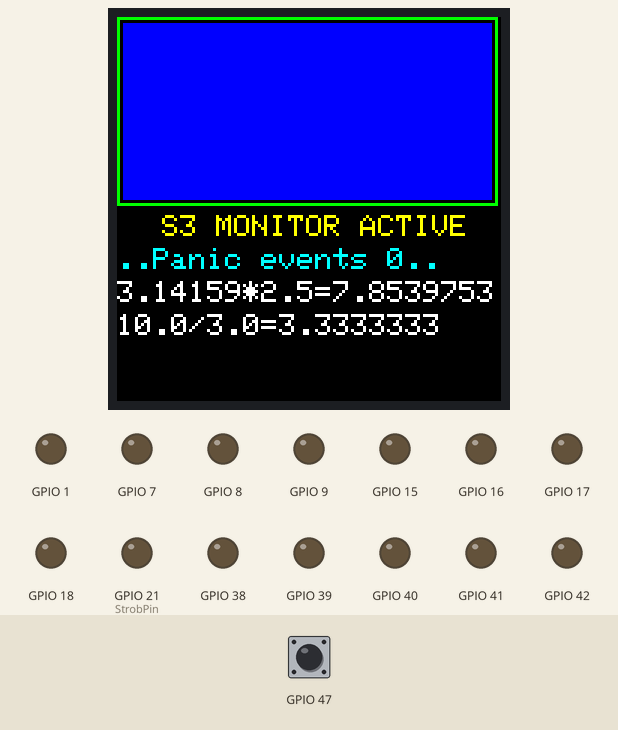
This program was run on a simulated ESP32-S3. On the bench: 128×128 colour display, output pins drawn as LEDs (lit = HIGH). The test bench sets the inputs (shaded band); at power-on: GPIO 47 HIGH. EEPROM starts erased; what the program prints to the serial monitor is not drawn.

Above: at 5.2 s.
5.3 s: GPIO 47 pulled LOW for 0.15 s
At 6.5 s:
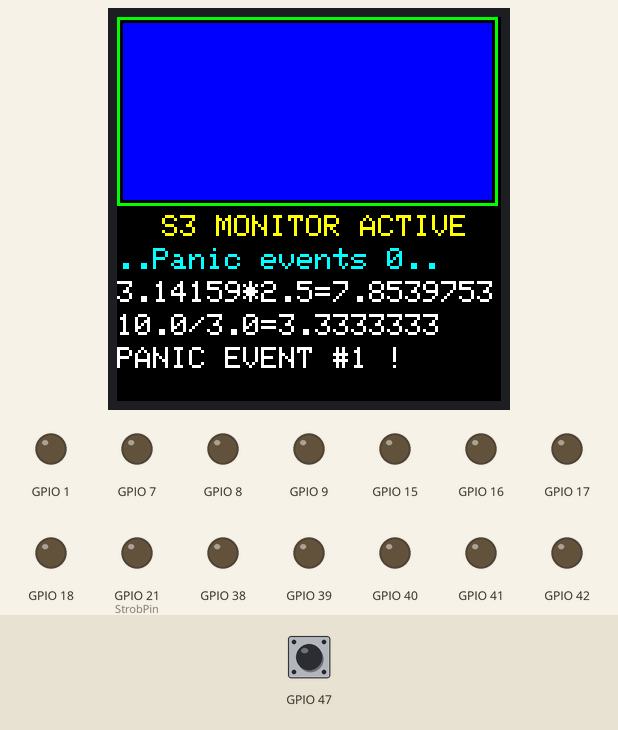
6.9 s: GPIO 47 pulled LOW for 1 s
At 7.9 s:
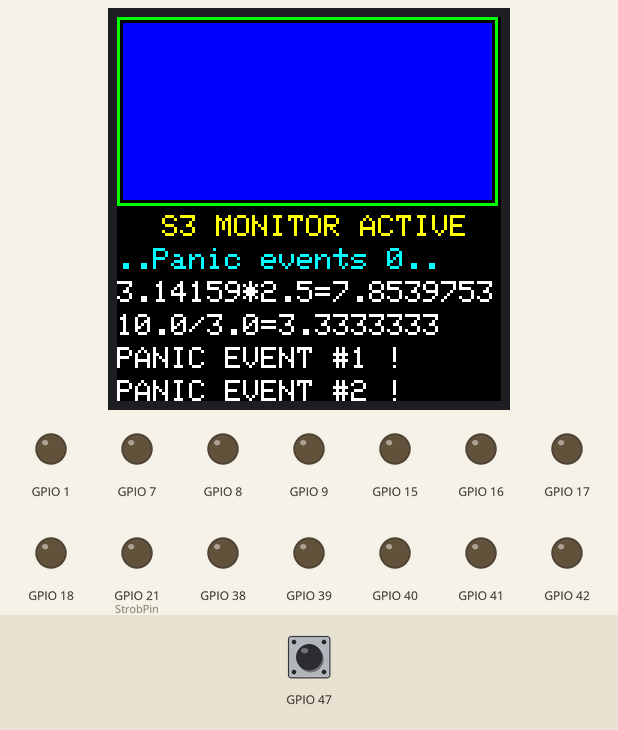
9.4 s: GPIO 47 pulled LOW for 0.15 s
At 10.4 s:
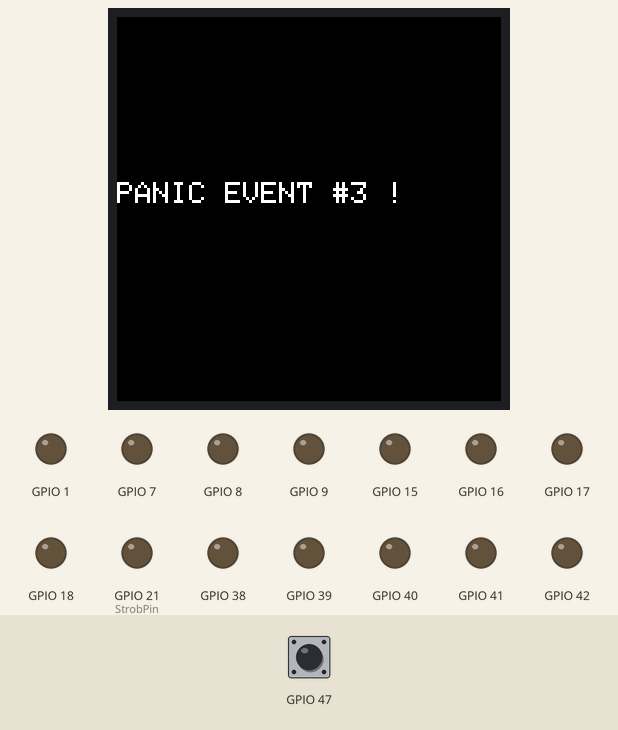
11.0 s: GPIO 47 pulled LOW for 1 s
At 12.2 s:
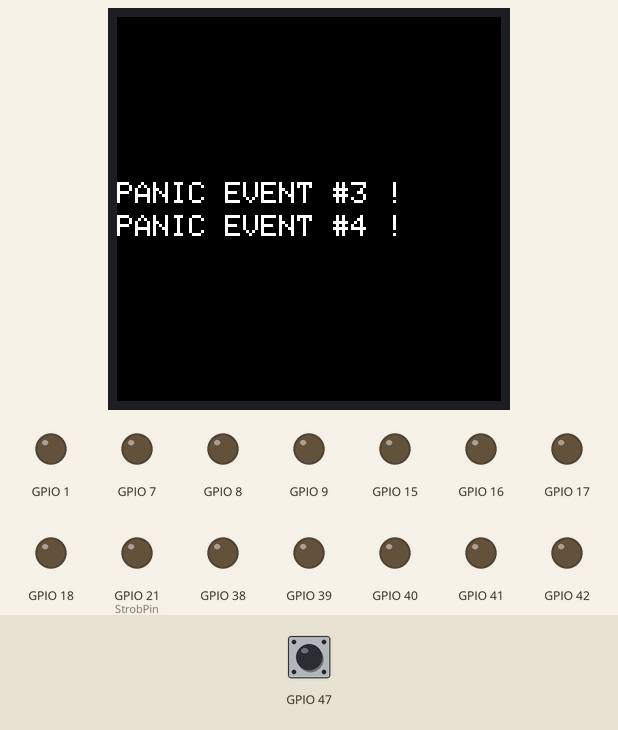
Timing chart, 0 to 14.0 s (numbered marks = the images above; inputs shaded):
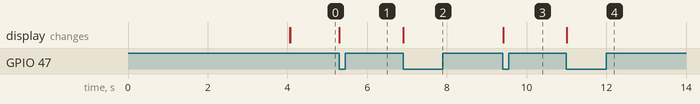

The program:

main.cpp
```cpp
#include <Arduino.h>
#include <math.h>
#include <Preferences.h> // Include the NVS wrapper
#include <string>         // C++ Standard String library
#include <string_view>    // C++17 header for high-performance string handling
                          // Just to data members: a pointer and a length.
                          // Does not created a copy in memory. Read-only.
#include <Adafruit_GFX.h>
#include <Adafruit_SSD1351.h>
#include <Adafruit_NeoPixel.h>
#include <SPI.h>
#include "unused_gpio.h"

// WS2812 Configuration
#define WS2812_PIN      48
#define NUM_LEDS        1
#define LED_BRIGHTNESS  8  // 0-255 (adjust to your preference)
#define LED_TYPE        (NEO_GRB + NEO_KHZ800)

//C++: Namespaces & Constexpr ---
namespace Config {
    // 'constexpr' tells the compiler this value is known at compile-time.
    // It is more efficient than 'const' and safer than '#define'.

    constexpr int BtnPanic = 47;
    //constexpr int LedPin    = 2;
    constexpr int StrobPin  = 21;

    // HMI Navigation Buttons
    constexpr int BtnUp    = 4;
    constexpr int BtnDown  = 5;
    constexpr int BtnEnter = 6;

    // OLED SPI Pins (FSPI Hardware Primary)
    constexpr int OLED_CS   = 10;
    constexpr int OLED_MOSI = 11;
    constexpr int OLED_SCLK = 12;
    constexpr int OLED_DC   = 13;
    constexpr int OLED_RST  = 14;

    constexpr int ScreenWidth  = 128;
    constexpr int ScreenHeight = 128;

     // RGB Led
    constexpr int LedPin = WS2812_PIN;

     // Color definitions
    constexpr int TFT_WHITE = 0xFFFF;
    constexpr int TFT_BLUE = 0x001F;
    constexpr int TFT_GREEN = 0x07E0;
    constexpr int TFT_CYAN = 0x07FF;
    constexpr int TFT_MAGENTA = 0x07FF;
    constexpr int TFT_RED = 0xF800;
    constexpr int TFT_YELLOW = 0xFFE0;
    constexpr int TFT_PINK = 0xFE19;
    constexpr int TFT_ORANGE = 0xFDA0;
    constexpr int TFT_BLACK = 0x0000;

}

// Global Objects
Preferences prefs;
SemaphoreHandle_t panicSemaphore;
QueueHandle_t displayQueue;
Adafruit_SSD1351 tft = Adafruit_SSD1351(Config::ScreenWidth, Config::ScreenHeight, &SPI, Config::OLED_CS, Config::OLED_DC, Config::OLED_RST);
Adafruit_NeoPixel ws2812(NUM_LEDS, WS2812_PIN, LED_TYPE);

int LineNumber = 0;
char MsgBuf[30];        // ! only 21 characters per line can be displayed on OLED

struct DisplayMsg {
    char text[32];
    uint16_t color;
};

// Function Prototypes
void IRAM_ATTR handleButtonInterrupt();
void panicTask(void *pvParameters);
void heartbeatTask(void *pvParameters);
void initOLED();
void espInfo();
void gpioConfig();
void rdPanicCounter();
void displayTask(void* pvParameters);
void logStatus(const char*, uint16_t);
void FloatingMathExercise();
void GFXGraphicsExercise();

void setup() {
    // Delay to warm up
    delay(1000);
    Serial.begin(115200);
    delay(3000);

    //Terminate unused GPIOs EARLY (before peripheral init)
    ConfigureUnusedGpios();

    // Configure Hardware using our Namespace
    gpioConfig();

    //Initialioze OLED on start up
    initOLED();

    // GFX Graphics exercise
    GFXGraphicsExercise();

    // Pulling ESP3-S3 HW Information
    espInfo();

    // Reading "Panic Count" on start up
    //rdPanicCounter();

    // Create a Queue for Display only 1 Msg
    displayQueue = xQueueCreate(1, sizeof(DisplayMsg));

    // Create the Binary Semaphore for ISR
    panicSemaphore = xSemaphoreCreateBinary();

    // Attach Interrupt to (BtnPanic)
    attachInterrupt(digitalPinToInterrupt(Config::BtnPanic), handleButtonInterrupt, FALLING);

    // Panic Handler Task (Highest Priority: 3) on Core 1
    xTaskCreatePinnedToCore(panicTask, "Panic", 4096, NULL, 3, NULL, 1);

    // Standard Heartbeat (Priority: 0) on Core 0
    xTaskCreatePinnedToCore(heartbeatTask, "Heartbeat", 4096, NULL, 0, NULL, 0);

    // Create Display Task (Priority: 1) on Core 0
    xTaskCreatePinnedToCore(displayTask, "OLED_Task", 4096, NULL, 1, NULL, 0);

    //logStatus("Setup() Completed...", Config::TFT_CYAN);

    // Reading "Panic Count" on start up
    rdPanicCounter();

    // Floating Math Exercise
    FloatingMathExercise();
}

void loop() {
    // Arduino task is no longer needed
    vTaskDelete(NULL);
}

// --- Interrupt Service Routine (ISR) ---
// IRAM_ATTR ensures this runs from RAM, critical for S3 stability
void IRAM_ATTR handleButtonInterrupt() {

    static BaseType_t xHigherPriorityTaskWoken = pdFALSE;

    // Notify the task that the button was pressed
    xSemaphoreGiveFromISR(panicSemaphore, &xHigherPriorityTaskWoken);

    // If the panic task has higher priority, this forces a context switch
    // immediately upon exiting the ISR for "instant" feel.

    if (xHigherPriorityTaskWoken) {
        portYIELD_FROM_ISR();
    }
}

void initOLED() {
    // Initialize SPI with our custom pins
    SPI.begin(Config::OLED_SCLK, -1, Config::OLED_MOSI, Config::OLED_CS);
    // Reaerve firts 6 lines (0 to 5) for graphics
    //LineNumber = 0;
    LineNumber = 6;

    // Display layout
    // Y from 0 to 63 reserved for graphics
    // Y from 64 to 127 reserved for terminal.
    // 6 lines (11 pix hight) using Small size 5x7. 4 pix separation between lines

    // Initialize OLED display
    tft.begin(20000000); // Force SPI clik=20MHz;  20MHz is max)
    tft.fillScreen(0x0000); // Clear to black
    tft.setTextSize(1); // 1-Small size; 2-M; 3-Large; 4-XL
    //  Small size 5x7 [6x8] (21 charaters per line)
    //  Medium size 10x14 [12x16] (10 charters per line)
    tft.setCursor(15, LineNumber * 11);
    tft.setTextColor(Config::TFT_YELLOW); // Yellow color
    tft.print("S3 MONITOR ACTIVE");
    LineNumber++;
}

void GFXGraphicsExercise() {

    // Draw a pixel
    // void drawPixel(uint16_t x, uint16_t y, uint16_t color);
    //tft.drawPixel(64, 32, Config::TFT_PINK);

    // Draw line
    // void drawLine(uint16_t x0, uint16_t y0, uint16_t x1, uint16_t y1, uint16_t color);
    //tft.drawLine(0,63,127,0,Config::TFT_GREEN);

    //void drawFastVLine(uint16_t x0, uint16_t y0, uint16_t length, uint16_t color);
    //void drawFastHLine(uint8_t x0, uint8_t y0, uint8_t length, uint16_t color);
    // Vertical Line
    //tft.drawFastVLine(0,0,64,Config::TFT_PINK);
    // Horizontal Line
    //tft.drawFastHLine(0,0,128,Config::TFT_PINK);

    // Draw Rectanular
    //void drawRect(uint16_t x0, uint16_t y0, uint16_t w, uint16_t h, uint16_t color);
    //void fillRect(uint16_t x0, uint16_t y0, uint16_t w, uint16_t h, uint16_t color);
    tft.drawRect(0,0,127,63,Config::TFT_GREEN);
    tft.fillRect(2,2,123,59,Config::TFT_BLUE);
 }

void FloatingMathExercise() {
    Serial.println("=== ESP32-S3 Float Math Example ===");

    // ─────────────────────────────────────────────────────
    // 1. MULTIPLICATION
    // ─────────────────────────────────────────────────────
    float a = 3.14159f;
    float b = 2.5f;
    float mul_result = a * b;
    Serial.printf("Multiplication: %.5f * %.1f = %.7f\n", a, b, mul_result);

    // convert message to string and save it to buffer
    // Limted to 20 characters per line @ small font
    sprintf(MsgBuf, "3.14159*2.5=%.7f", mul_result);
    // Send message string from buffer to OLED display
    logStatus(MsgBuf, Config::TFT_WHITE);

    // ─────────────────────────────────────────────────────
    // 2. DIVISION
    // ─────────────────────────────────────────────────────
    float c = 10.0f;
    float d = 3.0f;
    float div_result = c / d;
    Serial.printf("Division: %.1f / %.1f = %.7f\n", c, d, div_result);

    // convert message to string and save it to buffer
    // Limted to 20 characters per line @ small font
    sprintf(MsgBuf, "10.0/3.0=%.7f", div_result);
    // Send message string from buffer to OLED display
    logStatus(MsgBuf, Config::TFT_WHITE);

    // ─────────────────────────────────────────────────────
    // 3. ROUNDING FLOAT TO INTEGER
    // ─────────────────────────────────────────────────────
    float val_pos = 3.78f;
    float val_neg = -2.3f;
    float val_half = 2.5f; // halfway case

    // roundf() rounds to nearest integer (halfway cases away from zero)
    int rounded_pos = (int)roundf(val_pos);
    int rounded_neg = (int)roundf(val_neg);
    int rounded_half = (int)roundf(val_half);

    Serial.printf("roundf(%.2f) = %d\n", val_pos, rounded_pos);
    Serial.printf("roundf(%.1f) = %d\n", val_neg, rounded_neg);
    Serial.printf("roundf(%.1f) = %d\n", val_half, rounded_half);

    // Alternative: lroundf() returns long (safer for larger values)
    long l_rounded = lroundf(val_pos);
    Serial.printf("lroundf(%.2f) = %ld\n", val_pos, l_rounded);

    // Other common rounding functions:
    Serial.printf("floor(%.2f) = %d\n", val_pos, (int)floorf(val_pos));
    Serial.printf("ceil(%.2f)  = %d\n", val_pos, (int)ceilf(val_pos));
}


void espInfo() {
    Serial.println("\n--- Connected via CH343 UART ----------");
    Serial.println(  "--- ESP32-S3 Dual Core Booting --------");
    Serial.println("\n--- ESP Hardware Info------------------");

    // Display ESP Information
    Serial.printf("Chip ID: %u\n", ESP.getChipModel()); // Get the 24-bit chip ID
    Serial.printf("CPU Frequency: %u MHz\n", ESP.getCpuFreqMHz()); // Get CPU frequency
    Serial.printf("SDK Version: %s\n", ESP.getSdkVersion()); // Get SDK version

    // Get and print flash memory information
    Serial.printf("Flash Chip Size: %u bytes\n", ESP.getFlashChipSize()); // Get total flash size

    // Get and print SRAM memory information
    Serial.printf("Internal free Heap at setup: %d bytes\n", ESP.getFreeHeap());
    if(psramFound()){
        Serial.printf("Total PSRAM Size: %d bytes", ESP.getPsramSize());
    } else {
         Serial.print("No PSRAM found");
    }
    Serial.println("\n---------------------------------------");
    Serial.println("\n");
}

void gpioConfig() {
   // Configure Hardware using our Namespace
    pinMode(Config::LedPin, OUTPUT);
    pinMode(Config::BtnPanic, INPUT_PULLUP);
    pinMode(Config::StrobPin, OUTPUT);
    digitalWrite(Config::StrobPin, LOW);
}

void rdPanicCounter() {
  // Reading "Panic Count" and send value to terminal
    prefs.begin("system", true); // Open in Read-Only mode
    // Get existing or default to 0
    uint32_t count = prefs.getUInt("panic_count", 0);
    prefs.end();

    //Serial.printf("Total Lifetime Panic Events: %u\n", prefs.getUInt("panic_count", 0));
    //Serial.printf("Total Lifetime Panic Events: %u\n", count);

    // convert message to string and save it to buffer
    // Limted to 20 characters per line @ small font
    sprintf(MsgBuf, "..Panic events %u..", count);
    // Send message string from buffer to OLED display
    logStatus(MsgBuf, Config::TFT_CYAN);
}

 void logStatus(const char* info, uint16_t color = 0xFFFF) {
    //Serial.println(info);

    DisplayMsg msg;
    // Safe string copy with guaranteed null-termination
    strncpy(msg.text, info, sizeof(msg.text) - 1);
    msg.text[sizeof(msg.text) - 1] = '\0';  // Adding null-termination
    msg.color = color;

    // Block briefly if queue is full (10ms max), drop otherwise
    if (xQueueSend(displayQueue, &msg, pdMS_TO_TICKS(10)) != pdPASS) {
        Serial.println(F("[WARN] Display queue full, message dropped"));
    }
}

// --- Tasks ---
void panicTask(void *pvParameters) {
    for(;;) {
        if (xSemaphoreTake(panicSemaphore, portMAX_DELAY) == pdPASS) {
            // Here is a breakdown of the statement above:
            // xSemaphoreTake(...): Attempts to take (decrement) the semaphore.
            // If the semaphore is available (count > 0), the task takes it and proceeds.If not, the task blocks

            // portMAX_DELAY: Specifies that if the semaphore is not available, the task should block
            // (enter the "Blocked" state) indefinitely until it becomes available.

            // == pdPASS: Checks if the semaphore was successfully obtained

            detachInterrupt(digitalPinToInterrupt(Config::BtnPanic));

            // --- NVS Logic ---
            prefs.begin("system", false);                       // Open "system" namespace in R/W mode
            uint32_t count = prefs.getUInt("panic_count", 0);   // Get existing or default to 0
            count++;

            // Reset "Panic" counter after 255
            if (count > 255) {
                count = 0;
            }

            // Save new count to Flash
            prefs.putUInt("panic_count", count);
            prefs.end();

            // Send message to terminal
            Serial.printf("\n[Panic] Event #%u recorded in NVS!\n", count);

            // convert message to string and save it to buffer
            sprintf(MsgBuf, "PANIC EVENT #%u !", count);        // Limted to 20 characters per line @ small font
            // Send message string from buffer to OLED display
            logStatus(MsgBuf, Config::TFT_WHITE);

            bool ledOn = false;
            // Your strobe feedback logic...
            for(int i = 0; i < 20; i++) {
                // Old code to control onboard BLU LED
                // digitalWrite(Config::LedPin, !digitalRead(Config::LedPin));

                if (ledOn) {
                     ws2812.setPixelColor(0, ws2812.Color(255, 0, 0));  // Panic (Red)
                } else {
                    // Heartbeat OFF
                    ws2812.setPixelColor(0, 0, 0, 0);
                }
                ws2812.show();          // Push data to the RGB LED
                ledOn = !ledOn;         // Toggle state
                vTaskDelay(pdMS_TO_TICKS(50));
            }

            vTaskDelay(pdMS_TO_TICKS(100));
            // The task enters the Blocked state and resumes after the time elapses.

            while(xSemaphoreTake(panicSemaphore, 0) == pdPASS);
            // Here is a breakdown of what the code line above:
            // xSemaphoreTake(panicSemaphore, 0): This attempts to take (P operation) the semaphore panicSemaphore
            // 0: This is the block time (ticks). It tells FreeRTOS not to wait if the semaphore is empty, but to return immediately.
            // pdPASS: The function returns pdPASS if the semaphore was successfully taken, or pdFAIL if it was empty.
            // while(...): The loop continues taking the semaphore until xSemaphoreTake returns pdFAIL, meaning the semaphore is now empty
            // (or pdFAIL is returned because it never had any signals).

            attachInterrupt(digitalPinToInterrupt(Config::BtnPanic), handleButtonInterrupt, FALLING);
        }
    }
}

void displayTask(void* pvParameters) {
    DisplayMsg msg;
    while (true) {
        if (xQueueReceive(displayQueue, &msg, portMAX_DELAY) == pdPASS) {
            // xQueueReceive(...): The FreeRTOS API function that attempts to read and remove an item from a queue.
            // displayQueue: The handle to the queue being read.
            // &msg: A pointer to the buffer where the received data will be copied
            // portMAX_DELAY: The timeout value. Because this is set, the task will block (enter the Blocked state) and wait forever for data to become available
            // Alternatives: If you want to check the queue and continue without waiting, use a timeout of 0 (polling) instead of portMAX_DELAY
            // == pdPASS: The check to confirm that data was received successfully (it returns pdTRUE/pdPASS if data was received, otherwise errQUEUE_EMPTY if a timeout occurred).
            if(LineNumber > 11) {
                tft.fillScreen(0x0000);
                // Reserve first 6 lines (0 to 5) for graphics
                //LineNumber = 0;
                LineNumber = 5;
            }
            tft.setCursor(0, LineNumber * 11);
            tft.setTextColor(msg.color);
            tft.println(msg.text);
            LineNumber++;
            // Optional: prevent I2C/SPI bus saturation
            vTaskDelay(pdMS_TO_TICKS(5));
        }
    }
}
//based on inboard BLU LED connected to GPIO 2
//void heartbeatTask(void *pvParameters) {
//     for(;;) {
//        digitalWrite(Config::LedPin, !digitalRead(Config::LedPin));
//        Serial.printf("[Core 0] Normal Heartbeat... (Uptime: %lu s)\n", millis()/1000);
//        vTaskDelay(pdMS_TO_TICKS(1000));
//    }
//}

void heartbeatTask(void *pvParameters) {
    bool ledOn = false;

    // Initialize LED to OFF state
    ws2812.setBrightness(LED_BRIGHTNESS);
    ws2812.setPixelColor(0, 0, 0, 0);
    ws2812.show();

    for (;;) {
        if (ledOn) {
            // Heartbeat ON
            ws2812.setPixelColor(0, ws2812.Color(0, 255, 0));   // GREEN is ON
        } else {
            // Heartbeat OFF
            ws2812.setPixelColor(0, 0, 0, 0);                   // BLACK is OFF
        }

        ws2812.show();          // Push data to the LED
        ledOn = !ledOn;         // Toggle state

    //  Serial.printf("[Core 0] Normal Heartbeat... (Uptime: %lu s)\n", millis() / 1000);
        vTaskDelay(pdMS_TO_TICKS(1000));
    }

}
```

unused_gpio.h
```cpp
// unused_gpio.h
#pragma once
#include <Arduino.h>
#include <array>

// ESP32-S3 WROOM-1 valid GPIO range: 0-48.
// GPIO_PIN_COUNT = 49. Any pin >= 49 will trigger HAL errors.

// C++17: constexpr std::array with aggregate initialization
// Excludes: Used pins (2,4,5,6,10-14,21,47,48), Strapping (0,3,45,46),
// USB (19,20), Internal Flash (26-32), PSRAM (33-37), UART0 (43,44)
constexpr std::array<int, 13> kUnusedGpios = {
    1, 7, 8, 9, 15, 16, 17, 18, 38, 39, 40, 41, 42
};

// Compile-time safety check: ensures no pin exceeds hardware limit
static_assert(kUnusedGpios.back() < 49, "Error: Pin number exceeds ESP32-S3 WROOM limit (max 48)");

// C++17: inline + noexcept for zero-overhead runtime init
inline void ConfigureUnusedGpios() noexcept {
    for (const auto& pin : kUnusedGpios) {
        pinMode(pin, OUTPUT);
        digitalWrite(pin, LOW);
    }
}
```

Measured:
- after the input at 5.3 s, the display: changes at once (image 1)
- after the input at 6.9 s, the display: changes at once (image 2)
- after the input at 9.4 s, the display: changes at once (image 3)
- after the input at 11.0 s, the display: changes at once (image 4)
